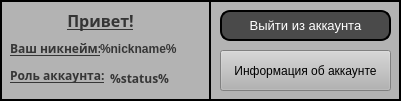
   <widget class="QFrame" name="user">
    <property name="geometry">
     <rect>
      <x>230</x>
      <y>10</y>
      <width>401</width>
      <height>101</height>
     </rect>
    </property>
    <property name="styleSheet">
     <string notr="true">
background-color: rgb(179, 179, 179);</string>
    </property>
    <property name="frameShape">
     <enum>QFrame::WinPanel</enum>
    </property>
    <property name="frameShadow">
     <enum>QFrame::Plain</enum>
    </property>
    <widget class="QLabel" name="label">
     <property name="geometry">
      <rect>
       <x>10</x>
       <y>10</y>
       <width>181</width>
       <height>21</height>
      </rect>
     </property>
     <property name="font">
      <font>
       <family>Rockwell Extra Bold</family>
       <pointsize>12</pointsize>
       <bold>true</bold>
       <underline>true</underline>
      </font>
     </property>
     <property name="layoutDirection">
      <enum>Qt::LeftToRight</enum>
     </property>
     <property name="styleSheet">
      <string notr="true">color: rgb(53, 53, 53);</string>
     </property>
     <property name="text">
      <string>Привет!</string>
     </property>
     <property name="alignment">
      <set>Qt::AlignCenter</set>
     </property>
    </widget>
    <widget class="QLabel" name="label_2">
     <property name="geometry">
      <rect>
       <x>10</x>
       <y>40</y>
       <width>91</width>
       <height>16</height>
      </rect>
     </property>
     <property name="font">
      <font>
       <family>Rockwell Extra Bold</family>
       <pointsize>9</pointsize>
       <bold>true</bold>
       <underline>true</underline>
      </font>
     </property>
     <property name="styleSheet">
      <string notr="true">color: rgb(54, 54, 54);</string>
     </property>
     <property name="text">
      <string>Ваш никнейм:</string>
     </property>
    </widget>
    <widget class="QLabel" name="label_3">
     <property name="geometry">
      <rect>
       <x>10</x>
       <y>65</y>
       <width>111</width>
       <height>21</height>
      </rect>
     </property>
     <property name="font">
      <font>
       <family>Rockwell Extra Bold</family>
       <pointsize>9</pointsize>
       <bold>true</bold>
       <underline>true</underline>
       <kerning>true</kerning>
      </font>
     </property>
     <property name="styleSheet">
      <string notr="true">color: rgb(54, 54, 54);</string>
     </property>
     <property name="text">
      <string>Роль аккаунта:</string>
     </property>
    </widget>
    <widget class="QLabel" name="nickname">
     <property name="geometry">
      <rect>
       <x>100</x>
       <y>42</y>
       <width>101</width>
       <height>16</height>
      </rect>
     </property>
     <property name="font">
      <font>
       <pointsize>9</pointsize>
       <bold>true</bold>
      </font>
     </property>
     <property name="styleSheet">
      <string notr="true">color: rgb(54, 54, 54);</string>
     </property>
     <property name="text">
      <string>%nickname%</string>
     </property>
     <property name="alignment">
      <set>Qt::AlignLeading|Qt::AlignLeft|Qt::AlignTop</set>
     </property>
    </widget>
    <widget class="QLabel" name="userStatus">
     <property name="geometry">
      <rect>
       <x>110</x>
       <y>70</y>
       <width>81</width>
       <height>21</height>
      </rect>
     </property>
     <property name="font">
      <font>
       <family>Microsoft Tai Le</family>
       <bold>true</bold>
      </font>
     </property>
     <property name="styleSheet">
      <string notr="true">color: rgb(54, 54, 54);</string>
     </property>
     <property name="text">
      <string>%status%</string>
     </property>
     <property name="textFormat">
      <enum>Qt::PlainText</enum>
     </property>
     <property name="alignment">
      <set>Qt::AlignLeading|Qt::AlignLeft|Qt::AlignTop</set>
     </property>
     <property name="wordWrap">
      <bool>true</bool>
     </property>
    </widget>
    <widget class="QPushButton" name="leaveaccount">
     <property name="enabled">
      <bool>false</bool>
     </property>
     <property name="geometry">
      <rect>
       <x>220</x>
       <y>10</y>
       <width>171</width>
       <height>31</height>
      </rect>
     </property>
     <property name="font">
      <font>
       <pointsize>10</pointsize>
      </font>
     </property>
     <property name="styleSheet">
      <string notr="true">color: rgb(255, 255, 255);
gridline-color: rgb(74, 74, 74);
background-color: rgb(74, 74, 74);
border-radius: 10;
border: 2px solid black;
</string>
     </property>
     <property name="text">
      <string>Выйти из аккаунта</string>
     </property>
    </widget>
    <widget class="Line" name="line_3">
     <property name="geometry">
      <rect>
       <x>200</x>
       <y>2</y>
       <width>20</width>
       <height>97</height>
      </rect>
     </property>
     <property name="frameShadow">
      <enum>QFrame::Plain</enum>
     </property>
     <property name="lineWidth">
      <number>2</number>
     </property>
     <property name="orientation">
      <enum>Qt::Vertical</enum>
     </property>
    </widget>
    <widget class="QPushButton" name="userinfo">
     <property name="geometry">
      <rect>
       <x>220</x>
       <y>50</y>
       <width>171</width>
       <height>41</height>
      </rect>
     </property>
     <property name="styleSheet">
      <string notr="true">color: rgb(255, 255, 255);
gridline-color: rgb(74, 74, 74);
border-radius: 10;
border: 2px solid black;
background-color: rgb(74, 74, 74);

}

QPushButton:pressed{background-color: rgb(53, 184, 61)}
QPushButton:hover{background-color: rgb(63, 63, 63)
</string>
     </property>
     <property name="text">
      <string>Информация об аккаунте</string>
     </property>
    </widget>
    <zorder>line_3</zorder>
    <zorder>label</zorder>
    <zorder>label_2</zorder>
    <zorder>label_3</zorder>
    <zorder>nickname</zorder>
    <zorder>userStatus</zorder>
    <zorder>leaveaccount</zorder>
    <zorder>userinfo</zorder>
   </widget>
